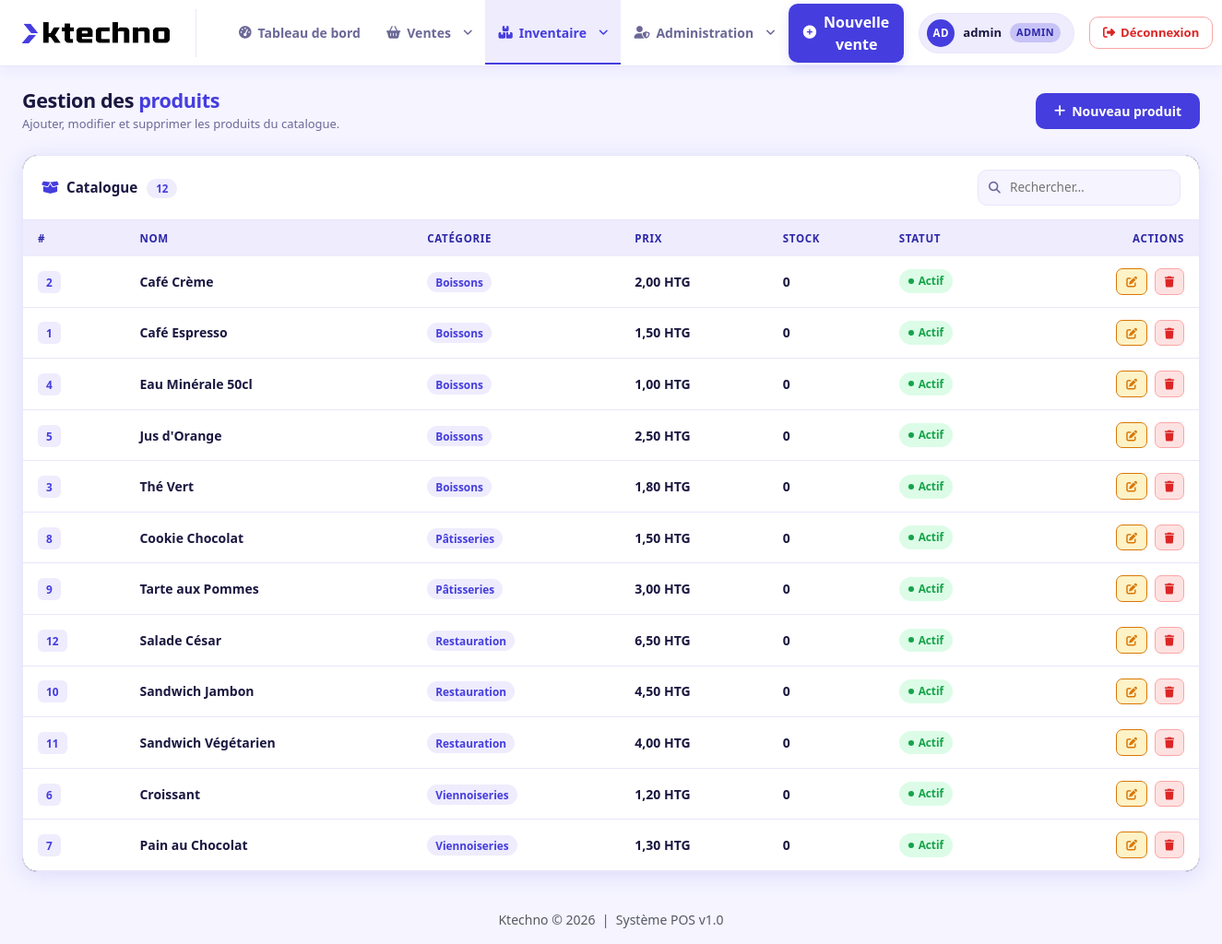
The app's page /index.php?page=produits (signed in) with its own data.
### tables this page shows
CREATE TABLE IF NOT EXISTS produits (
    id         INT AUTO_INCREMENT PRIMARY KEY,
    nom        VARCHAR(200) NOT NULL,
    prix       DECIMAL(10,2) NOT NULL,
    categorie  VARCHAR(100) DEFAULT 'Général',
    actif      TINYINT(1) DEFAULT 1
);

### controllers/CommandeController.php (called while the page is built, shortened)
<?php
class CommandeController
{
    private ProduitDAO   $produitDAO;
    public function __construct()
    {
        $this->produitDAO   = new ProduitDAO();
    }
    public function produits(): void
    {
        $produits   = $this->produitDAO->findAllAdmin();
        require VIEW_PATH . '/orders/produits.php';
    }
}

### config/Database.php (called while the page is built, shortened)
<?php
class Database
{
    private static ?PDO $instance = null;
    public static function getInstance(): PDO
    {
        if (self::$instance === null) {
            $dsn = sprintf(
                'mysql:host=%s;port=%s;dbname=%s;charset=%s',
                DB_HOST, DB_PORT, DB_NAME, DB_CHARSET
            );
            $options = [
                PDO::ATTR_ERRMODE            => PDO::ERRMODE_EXCEPTION,
                PDO::ATTR_DEFAULT_FETCH_MODE => PDO::FETCH_ASSOC,
                PDO::ATTR_EMULATE_PREPARES   => false,
            ];
            try {
                self::$instance = new PDO($dsn, DB_USER, DB_PASS, $options);
            } catch (PDOException $e) {
                error_log('Erreur BDD : ' . $e->getMessage());
                die('Connexion à la base de données impossible.');
            }
        }
        return self::$instance;
    }
}

### dao/BaseDAO.php (called while the page is built, shortened)
<?php
abstract class BaseDAO
{
    protected PDO $db;
    public function __construct()
    {
        $this->db = Database::getInstance();
    }
    protected function execute(string $sql, array $params = []): PDOStatement
    {
        $stmt = $this->db->prepare($sql);
        $stmt->execute($params);
        return $stmt;
    }
    protected function fetchAll(string $sql, array $params = []): array
    {
        return $this->execute($sql, $params)->fetchAll();
    }
}

### dao/ProduitDAO.php (called while the page is built, shortened)
<?php
class ProduitDAO extends BaseDAO
{
    public function findAllAdmin(): array
    {
        return $this->fetchAll(
            'SELECT * FROM produits ORDER BY categorie, nom'
        );
    }
}

### helpers.php (called while the page is built, shortened)
<?php
function sanitize(string $v): string
{
    return htmlspecialchars(trim($v), ENT_QUOTES, 'UTF-8');
}
function formatPrice(float $amount): string
{
    return number_format($amount, 2, ',', ' ') . ' HTG';
}

### views/orders/produits.php (the view, shortened to what this page needs)
<?php defined('VIEW_PATH') || die(header('Location: ../../index.php'));
$pageTitle = 'Produits'; require VIEW_PATH . '/partials/header.php'; ?>
<div class="d-flex align-items-center justify-content-between mb-4 fade-up s1">
    <div>
        <h1 style="font-size:1.35rem;font-weight:800;color:var(--text);letter-spacing:-0.4px;margin:0;">
            Gestion des <span style="color:var(--brand);">produits</span>
        </h1>
        <p style="color:var(--text-muted);font-size:0.81rem;margin:3px 0 0;">
            Ajouter, modifier et supprimer les produits du catalogue.
        </p>
    </div>
    <button class="btn-brand-solid" onclick="ouvrirModalAjout()">
        <i class="fas fa-plus"></i>Nouveau produit
    </button>
</div>
<div class="pos-card card border-0 fade-up s2">
    <div class="card-header">
        <h6 class="mb-0">
            <i class="fas fa-box-open me-2"></i>Catalogue
            <span class="count-badge" id="produitCount"><?= count($produits) ?></span>
        </h6>
        <div style="width:220px;">
            <div class="search-wrap">
                <input type="text" id="searchProduit" class="search-input" placeholder="Rechercher…">
            </div>
        </div>
    </div>
    <div class="card-body p-0">
        <div class="table-responsive">
            <table class="table table-hover mb-0 align-middle products-table" id="produitsTable">
                <thead>
                    <tr>
                        <th>#</th>
                        <th>Nom</th>
                        <th>Catégorie</th>
                        <th>Prix</th>
                        <th>Stock</th>
                        <th>Statut</th>
                        <th class="text-end">Actions</th>
                    </tr>
                </thead>
                <tbody id="produitsBody">
                <?php if (empty($produits)): ?>
                    <tr id="emptyRow">
                        <td colspan="6" class="text-center py-5">
                            <div class="empty-state-icon"><i class="fas fa-box-open"></i></div>
                            <div style="font-weight:700;color:var(--text);font-size:0.9rem;">Aucun produit</div>
                            <div style="font-size:0.8rem;color:var(--text-muted);margin-top:4px;">Cliquez sur « Nouveau produit » pour commencer.</div>
                        </td>
                    </tr>
                <?php else: foreach ($produits as $p): ?>
                <tr data-id="<?= $p['id'] ?>"
                    data-nom="<?= htmlspecialchars($p['nom'], ENT_QUOTES) ?>"
                    data-prix="<?= $p['prix'] ?>"
                    data-cat="<?= htmlspecialchars($p['categorie'], ENT_QUOTES) ?>"
                    data-actif="<?= $p['actif'] ?>"
                    data-stock="<?= (int)($p['stock'] ?? 0) ?>"
                    data-barcode="<?= htmlspecialchars($p['barcode'] ?? '', ENT_QUOTES) ?>">
                    <td><span class="badge-id"><?= $p['id'] ?></span></td>
                    <td class="fw-semibold">
                        <?= sanitize($p['nom']) ?>
                    </td>
                    <td><span class="cat-pill"><?= sanitize($p['categorie']) ?></span></td>
                    <td class="price-cell"><?= formatPrice((float)$p['prix']) ?></td>
                    <td><span style="font-weight:700;"><?= (int)($p['stock'] ?? 0) ?></span></td>
                    <td>
                        <button class="status-pill <?= $p['actif'] ? 'actif' : 'inactif' ?>"
                                onclick="toggleActif(<?= $p['id'] ?>, this)"
                                title="Cliquer pour basculer">
                            <span class="status-dot"></span>
                            <?= $p['actif'] ? 'Actif' : 'Inactif' ?>
                        </button>
                    </td>
                    <td class="text-end">
                        <button class="btn btn-xs btn-edit me-1" onclick="ouvrirModalEdit(this.closest('tr'))" title="Modifier">
                            <i class="fas fa-edit"></i>
                        </button>
                        <button class="btn btn-xs btn-del" onclick="confirmerSuppression(<?= $p['id'] ?>, '<?= addslashes(sanitize($p['nom'])) ?>')" title="Supprimer">
                            <i class="fas fa-trash"></i>
                        </button>
                    </td>
                </tr>
                <?php endforeach; endif; ?>
                </tbody>
            </table>
        </div>
    </div>
</div>
<?php require VIEW_PATH . '/partials/footer.php'; ?>

### public/css/app.css (style rules this page uses)
:root { --bg: #0d0d1a; --surface: #13132a; --card: #1a1a35; --border: rgba(255,255,255,0.07); --red: #e94560; --text: #e2e2f0; --muted: rgba(255,255,255,0.45); }
body { background:var(--bg); color:var(--text); min-height:100vh; display:flex; flex-direction:column; }
.card { background:var(--card)!important; border-color:var(--border)!important; color:var(--text); }
.card-header { background:rgba(255,255,255,.03)!important; border-bottom:1px solid var(--border)!important; padding:.85rem 1.25rem; }
.table { color:var(--text)!important; }
.table td { padding:.75rem 1rem; border-bottom:1px solid var(--border)!important; vertical-align:middle; }
.btn-xs { padding:.2rem .45rem; font-size:.75rem; line-height:1.4; border-radius:5px; }

### views/partials/header.php (style rules this page uses)
:root { --brand: #453dde; --brand-dark: #2d27a8; --brand-light: #eeecfd; --brand-mid: #c7c3f7; --border: #e8e6fb; --text: #1a1740; --text-muted: #6b6897; --surface: #ffffff; }
body { background: #f5f4ff; }

### records on screen
produits: id "2", nom "Café Crème", categorie "Boissons", prix "2,00 HTG", stock "0", actif "Actif"
produits: id "1", nom "Café Espresso", categorie "Boissons", prix "1,50 HTG", stock "0", actif "Actif"
produits: id "4", nom "Eau Minérale 50cl", categorie "Boissons", prix "1,00 HTG", stock "0", actif "Actif"
produits: id "5", nom "Jus d'Orange", categorie "Boissons", prix "2,50 HTG", stock "0", actif "Actif"
produits: id "3", nom "Thé Vert", categorie "Boissons", prix "1,80 HTG", stock "0", actif "Actif"
produits: id "8", nom "Cookie Chocolat", categorie "Pâtisseries", prix "1,50 HTG", stock "0", actif "Actif"
produits: id "9", nom "Tarte aux Pommes", categorie "Pâtisseries", prix "3,00 HTG", stock "0", actif "Actif"
produits: id "12", nom "Salade César", categorie "Restauration", prix "6,50 HTG", stock "0", actif "Actif"
produits: id "10", nom "Sandwich Jambon", categorie "Restauration", prix "4,50 HTG", stock "0", actif "Actif"
produits: id "11", nom "Sandwich Végétarien", categorie "Restauration", prix "4,00 HTG", stock "0", actif "Actif"
produits: id "6", nom "Croissant", categorie "Viennoiseries", prix "1,20 HTG", stock "0", actif "Actif"
produits: id "7", nom "Pain au Chocolat", categorie "Viennoiseries", prix "1,30 HTG", stock "0", actif "Actif"

### other values on screen
substr($_SESSION['user_login'] ?? 'U', 0, 2) "AD"
$_SESSION['user_login'] "admin"
$_SESSION['user_role'] "ADMIN"
count($produits) "12"
COMPANY_NAME "Ktechno"
